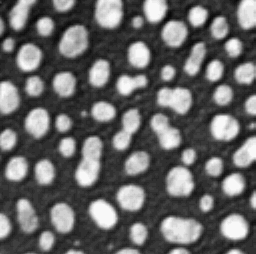
#> input picture haesleinhuepf_bioimageanalysis_python/notebooks/02_python_advanced/data/blobs.tif, 256 x 254 px
$ jupyter execute --allow-errors python_advanced.ipynb   (shell and % lines are left out)
#> lines starting #> are read from the running program, lines starting #| are printed output that depends on the picture; after the words box and inside, x2 and y2 are one past the last pixel; in counts of white or black regions, pixels touching at a corner belong together
### haesleinhuepf_bioimageanalysis_python/notebooks/02_python_advanced/euclidean.py
import math

def euc_dist(p, q):
#> called with p = (1.5, 6.4, 7.3), q = (3.4, 1, 0.9)
    s = 0

    for a,b in zip(p, q):
        s = s + a*b
    return math.sqrt(s)

### haesleinhuepf_bioimageanalysis_python/notebooks/02_python_advanced/python_advanced.ipynb
## Notebook: python advanced

**Custom library exercise:** Create an own library and write a function that can compute the Euclidean distance between two points. The point coordinates are given as tuples. Hint: You will need a for-loop in this function that iterates pair-wise over the two coordinates:

[cell 1]
p = (1.5, 6.4, 7.3)
q = (3.4, 1.0, 0.9)

[cell 2]
import euclidean

euclidean.euc_dist(p, q)

### Custom functional parameters

You can also define your custom functions taking functional parameters. For example, we can define a count_blobs function that takes an image and a threshold_algorithm-function as parameter.

[cell 3]
import matplotlib.pyplot as plt
from skimage.measure import label

def count_blobs(image, threshold_algorithm):
    # binarize the image using a given
    # threshold-algorithm
    threshold = threshold_algorithm(image)
    binary = image > threshold

    # show intermediate result
    #plt.imshow(binary)

    # return count blobs
    labels = label(binary)
    return labels.max()

[cell 4]
from skimage.io import imread, imshow
from skimage import data
image = imread('./data/blobs.tif')
#> image is the input picture: shape (254, 256); min 8, max 248, mean 103.3

imshow(image)

We now count the blobs in this image with two different algorithms we provide as parameter:

[cell 5]
from skimage.filters import threshold_otsu

count_blobs(image, threshold_otsu)
#> in count_blobs, `threshold = threshold_algorithm(image)`: threshold = 120
#> in count_blobs, `binary = image > threshold`:
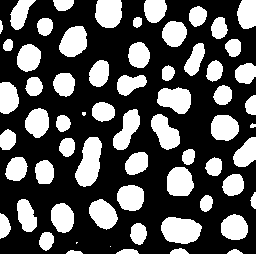
#> binary: shape (254, 256) bool; 34.2% white; 64 white regions (3 under 20 px), largest, box (x1, y1, x2, y2) and area: (75, 137, 102, 187) 902, (161, 217, 202, 244) 858, (157, 87, 191, 114) 676
#> in count_blobs, `labels = label(binary)`:
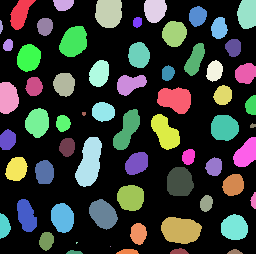
#> labels: shape (254, 256) int32; 65 distinct labels, from 0 to 64; one colour per label, 0 black
#> Out = 64

[cell 6]
from skimage.filters import threshold_yen

count_blobs(image, threshold_yen)
#> in count_blobs (call 2), `threshold = threshold_algorithm(image)`: threshold = 88
#> in count_blobs (call 2), `binary = image > threshold`:
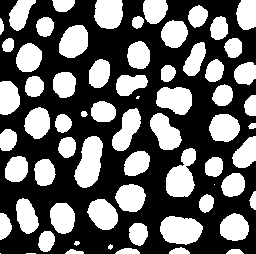
#> binary: shape (254, 256) bool; 40% white; 67 white regions (4 under 20 px), largest, box (x1, y1, x2, y2) and area: (74, 136, 103, 188) 1014, (160, 216, 203, 245) 958, (166, 148, 196, 197) 950
#> in count_blobs (call 2), `labels = label(binary)`:
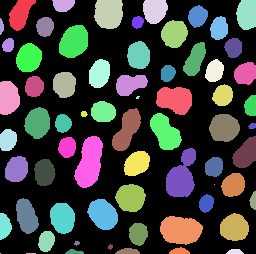
#> labels: shape (254, 256) int32; 68 distinct labels, from 0 to 67; one colour per label, 0 black
#> Out = 67

Exercise: Assume you want to find out which threshold algorithm works best for your image. Therefore, you may want to take a look at the image being thresholded by multiple algoritms. Define a list of threshold algorithms, e.g. from this list. Program a for-loop that applies the threshold algorithms to the blobs image and shows the results. The result should look similar to this example.

[cell 7]
from skimage.filters import threshold_minimum, threshold_sauvola, threshold_niblack

[cell 8]
algorithms = [threshold_minimum, threshold_sauvola, threshold_niblack]

[cell 9]
for algo in algorithms:
    print(f"{algo.__name__} : {count_blobs(image, algo)}")
#> this loop made 3 passes
#> threshold in count_blobs on pass 1: 124
#| threshold_minimum : 64
#| threshold_sauvola : 121
#| threshold_niblack : 234
#> pass 2, in count_blobs (call 4), `threshold = threshold_algorithm(image)`:
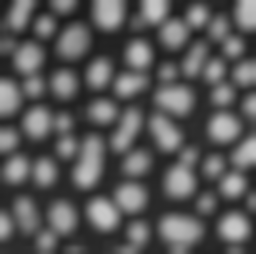
#> threshold: shape (254, 256) float64; min 27.59, max 201.7, mean 90.9
#> pass 2, in count_blobs (call 4), `binary = image > threshold`:
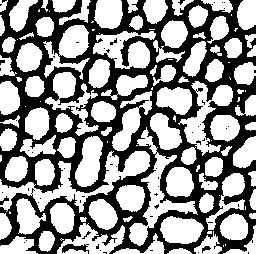
#> binary: shape (254, 256) bool; 57.8% white; 60 black regions (55 under 20 px), largest, box (x1, y1, x2, y2) and area: (0, 0, 256, 254) 27012, (62, 244, 89, 254) 139, (0, 196, 9, 205) 32, (202, 246, 211, 253) 32, (110, 38, 117, 45) 21
#> pass 2, in count_blobs (call 4), `labels = label(binary)`:
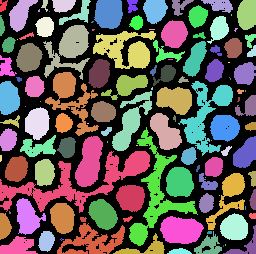
#> labels: shape (254, 256) int32; 122 distinct labels, from 0 to 121; one colour per label, 0 black
#> pass 3, in count_blobs (call 5), `threshold = threshold_algorithm(image)`:
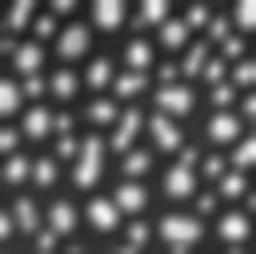
#> threshold: shape (254, 256) float64; min 31.5, max 244.9, mean 93.8

### Partial functions

In some use-cases it might be necessary to collect a function together with some parameters together in one variable to execute it later. functools’ partial() enables to do this.

[cell 10]
from functools import partial

[cell 11]
# example function:
def compute_sum(a, b):
    return a + b

[cell 12]
# We can then store the partial object of that function in combination with the parameters in a variable.

sum_of_3_and_4 = partial(compute_sum, 3, 4)

[cell 13]
# this object is callable
sum_of_3_and_4()

Keeping parameters unset

It is also possible to only partially specify parameters.

[cell 14]
sum_of_3_and_b = partial(compute_sum, 3)

[cell 15]
sum_of_3_and_b(9)

Passing keyword arguments

[cell 16]
sum_of_a_and_4 = partial(compute_sum, b=4)

[cell 17]
sum_of_a_and_4(3)

[cell 18]
sum_of_a_and_4(a=3)

Exercise: Program a function that determines the Euclidean distance of two points. Afterwards, use partial to pass one fixed point and a for-loop to print out distances of a list of points.

[cell 19]
fixed_point = (1, 1, 1)
list_of_points = [(2,1,1), (1,1,3), (2,2,2)]

[cell 20]
import euclidean

partial = partial(euclidean.euc_dist, fixed_point)

[cell 21]
for point in list_of_points:
    print(partial(point))

### Workflows in napari

For using napari and dask together to define and design workflows, we made a small library to make these things more convenient: napari-workflows. Goal was to allow the user to setup a workflows by clicking in napari. These workflows are then accessible as object, similar to a dictionary, that can be asked for results of given workflow steps. For example, in the workflow shown below, an input image is blurred using a Gaussian kernel and then thresholded using Otsu’s method and scikit-image.

[cell 22]
from napari_workflows import Workflow

from skimage.io import imread
from skimage.filters import threshold_otsu, gaussian
from skimage.measure import label
from pyclesperanto_prototype import imshow

- define a workflow and add operations
- eg. operation takes an image named "input" and
- produces a "denoised" image using gaussian() and sigma-2 as a paramater

#> (a cell that did not finish here is left out)

- also add a custom function
- eg produce a binary image out of an intensity image directly from a single function all

[cell 24]
# define segmentation

def threshold(image):
    return image > threshold_otsu(image)
#> (the rest of this cell did not finish here and is left out)

#> (a cell that did not finish here is left out)

Executing workflows

- load an image and store in input

#> (a cell that did not finish here is left out)

To actually execute computation, we call the workflow.get() function that produces a single specified output. Under the hood, it will also execute all intermediate operations that are necessary to come to the final output.

#> (a cell that did not finish here is left out)

#### Parallelization

When programming custom algorithms in python, it can happen that our code becomes slow because we run a couple of nested for-loops. If the inner loops do not depend on each other, code can be parallelized and sped up. Note, we are parallelizing code on a central processing unit (CPU) not not mix it up with GPU-acceleration that uses graphics processing units (GPUs).

[cell 28]
import time
import numpy as np
from functools import partial
import timeit
import matplotlib.pyplot as plt
import platform

We start with an algorithm that does something with an image at given pixel coordinates

[cell 29]
def slow_thing(image, x, y):
    # algorithm wasting time
#> called with image = array of shape (10, 10), x = 4, y = 5
    sum = 0
    for i in range(1000):
        for j in range(100):
            sum = sum + x
        sum = sum + y
    image[x,y] = sum

[cell 30]
image = np.zeros((10, 10))

use timeit to measure how long operationtakes to process a single pixel

[cell 31]
slow_thing(image, 4, 5)

Define operation on whole image:

[cell 32]
def process_image(image):
    for x in range(image.shape[1]):
        for y in range(image.shape[1]):
            slow_thing(image, x, y)
